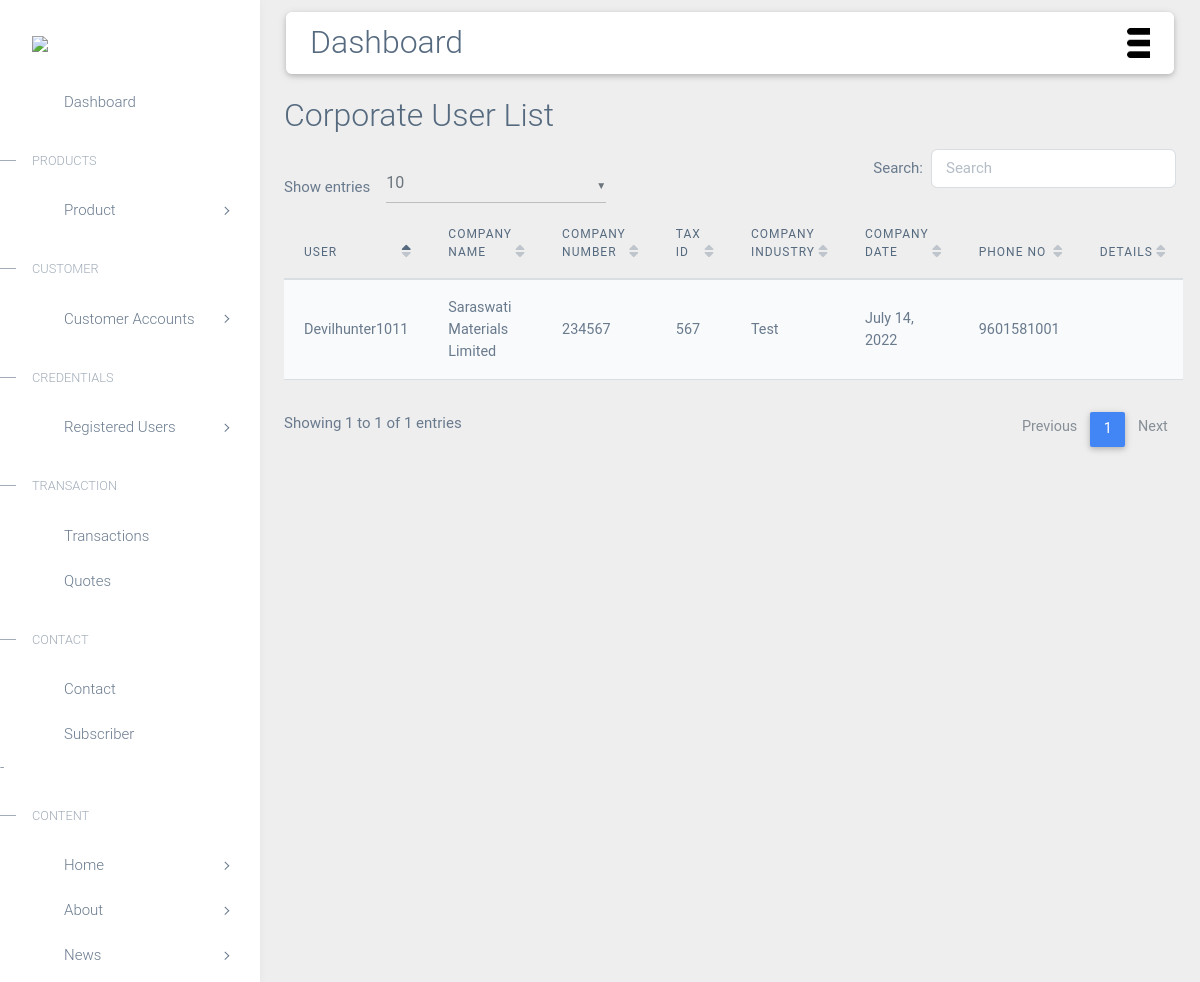
Screenshot of /devadmin/buserlist/ with the database file from the repository.
### accounts/models.py (models this page shows, shortened)
class BusinessRegister(models.Model):
    user = models.ForeignKey(User, on_delete=models.CASCADE)
    typeofuser = models.CharField(max_length=200, default="None")
    company_name = models.CharField(max_length=200)
    company_number = models.PositiveIntegerField()
    tax_id = models.PositiveIntegerField()
    company_industry = models.CharField(max_length=200)
    company_date = models.DateField()
    NIN = models.CharField(max_length=200)
    BVN = models.CharField(max_length=200)
    phoneno = models.PositiveIntegerField()
    houseno = models.CharField(max_length=200)
    street_name = models.CharField(max_length=500)
    city = models.CharField(max_length=200)
    state = models.CharField(max_length=200)
    country = models.CharField(max_length=200)
    em1 = models.CharField(max_length=200)
    em2 = models.CharField(max_length=200)
    em3 = models.CharField(max_length=200)
    em4 = models.CharField(max_length=200)
    signature = models.ImageField(upload_to='businesssignpic')
    photo = models.ImageField(upload_to='businessprofilepic')
    print(company_name)

### accounts/views.py (the view)
# urls.py: path('devadmin/buserlist/', views.adminabusinessusers, name='adminabusinessusers'),
def adminabusinessusers(request):
    busers = BusinessRegister.objects.all()
    return render(request, 'devadmin/adminabusinessusers.html',{'busers':busers})

### accounts/templates/devadmin/adminabusinessusers.html (shortened to what this page needs)
{% extends 'devadmin/base.html' %}
{% load static %}
{% block main-content %}
<link rel="stylesheet" href="https://use.fontawesome.com/releases/v5.8.2/css/all.css">
<link rel="stylesheet" href="{% static 'devadmin/css/addons/mdb.min.css' %}" />
<link rel="stylesheet" href="{% static 'devadmin/css/addons/datatables.min.css' %}" />
<link rel="stylesheet" href="{% static 'devadmin/css/addons/datatables-select.min.css' %}" />
<div class="m-4">
    <h2 class=""> Corporate User List</h2>
<table id="dtMaterialDesignExample" class="table table-striped table-responsive" cellspacing="0" width="100%">
<thead>
    <tr>
        <th>User</th>
        <th>Company Name</th>
        <th>Company Number</th>
        <th>Tax Id</th>
        <th>Company Industry</th>
        <th>Company Date</th>
        <th>Phone No</th>
        <th>Details</th>
    </tr>
</thead>
<tbody>
    {% if busers %}
    {% for i in busers %}
    <tr>
        <td>{{i.user|capfirst}}</td>
        <td>{{i.company_name}}</td>
        <td>{{i.company_number}}</td>
        <td>{{i.tax_id}}</td>
        <td>{{i.company_industry}}</td>
        <td>{{i.company_date}}</td>
        <td>{{i.phoneno}}</td>
        <td><a href="{% url 'buserextradetials' i.id %}" class='text-primary'><i class='bx bx-edit'  style='font-size:22px;'></i></a></td>
    </tr>
    {% endfor %}
    {% endif %}
</tbody>
</table>
</div>
</div>
{% endblock main-content %}

### accounts/static/accounts/css/style.css (style rules this page uses)
body, html { margin: 0; padding: 0; overflow-x: hidden; }

### rows the page displays
BusinessRegister: user "Devilhunter1011", company_name "Saraswati Materials Limited", company_number "234567", tax_id "567", company_industry "Test", company_date "July 14, 2022", phoneno "9601581001"
